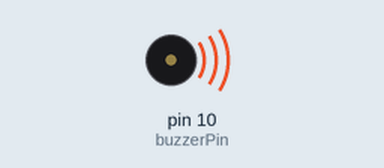
A sketch run on a simulated Arduino Uno, built with avr-gcc and run on an emulated ATmega328P. On the bench: buzzer (waves = sounding).

Above: at 0.6 s.
Timing chart, 0 to 7.9 s (numbered marks = the images above):
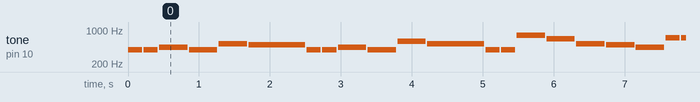

The sketch:

4_2_Happy_Birthday_Song.ino
```cpp
// Define the buzzer control pin as IO10
const int buzzerPin = 10;

// Define the note frequency array (including low, medium, and high pitches)
// Indices 0-6 are low notes, 7-13 are medium notes, 14-20 are high notes
int doremi[] = {
  262, 294, 330, 349, 392, 440, 494,       // Low Do to Si
  523, 587, 659, 698, 784, 880, 988,       // Medium Do to Si
  1047, 1175, 1319, 1397, 1568, 1760, 1967 // High Do to Si
};

// Note indices corresponding to the numbered musical notation of Happy Birthday (position numbers in the array, starting from 1)
int happybirthday[] = {
  5, 5, 6, 5, 8, 7,
  5, 5, 6, 5, 9, 8,
  5, 5, 12, 10, 8, 7, 6,
  11, 11, 10, 8, 9, 8
};

// Rhythm array, values represent relative note lengths
int meter[] = {
  1, 1, 2, 2, 2, 4,
  1, 1, 2, 2, 2, 4,
  1, 1, 2, 2, 2, 2, 2,
  1, 1, 2, 2, 2, 4
};

void setup() {
  // Set the buzzer pin to output mode
  pinMode(buzzerPin, OUTPUT);
}

void loop() {
  // Iterate through the score, array length is 25, indices from 0 to 24
  for (int i = 0; i <= 24; i++) {
    // Get the frequency of the current note (array index needs to minus 1)
    int frequency = doremi[happybirthday[i] - 1];

    // Use the tone() function to output a square wave signal of the specified frequency
    tone(buzzerPin, frequency);

    // Calculate the delay time based on the rhythm (base rhythm 200ms)
    delay(meter[i] * 200);

    // Stop sound, prepare to play the next note
    noTone(buzzerPin);

    // Add a very short pause between notes to make the rhythm clearer
    delay(20);
  }

  // After playing the whole song, pause for 2 seconds before looping
  delay(2000);
}
```

Measured:
- by itself, tone on pin 10 (buzzerPin): plays 392 Hz for 0.20 s, 392 Hz for 0.20 s, 440 Hz for 0.40 s, 392 Hz for 0.40 s, 523 Hz for 0.40 s, 494 Hz for 0.80 s … (274 notes in this stretch)
